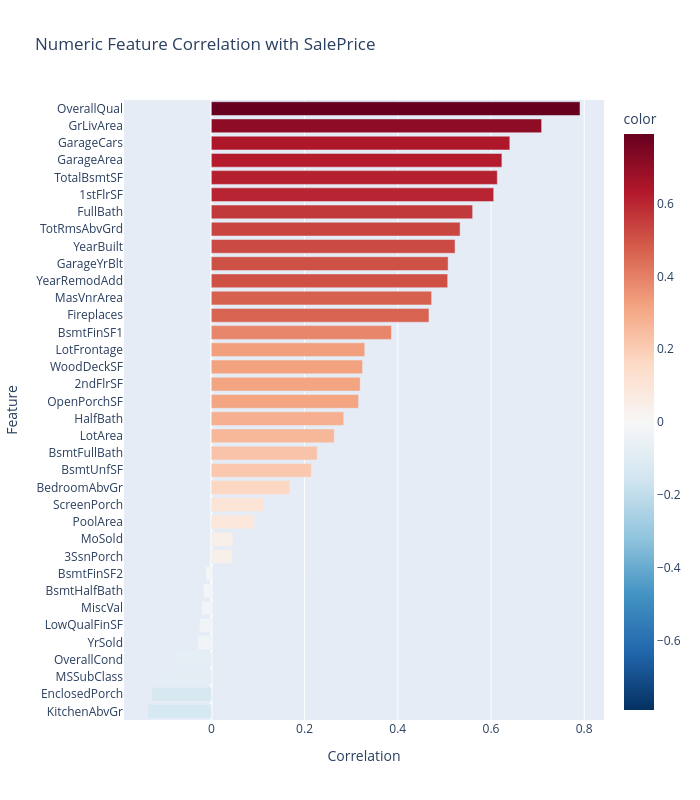

Notebook code cell kept with this figure:
### Markdown cell above
### Correlation matrix between columns with numerical values

Now, let's start building a correlation matrix to have a look at which data might have an impact on the sales price.

First, we will store the correlation data into a separate dataset and then we will filter to keep only potentially relevant correlations. Otherwise it would simply be unreadable due to the massive amount of data at our disposal.

### Code cell
# Numeric correlation with SalePrice (sorted)
numeric_cols = [c for c in houses.columns if houses[c].dtype in (pl.Float64, pl.Int64) and c != "Id"]
corr_sale = houses.select(numeric_cols).to_pandas().corr()["SalePrice"].drop("SalePrice").sort_values(ascending=False)

fig = px.bar(
    x=corr_sale.values, y=corr_sale.index,
    orientation="h", color=corr_sale.values,
    color_continuous_scale="RdBu_r", color_continuous_midpoint=0,
    title="Numeric Feature Correlation with SalePrice",
    labels={"x": "Correlation", "y": "Feature"},
)
fig.update_layout(height=800, width=700, yaxis=dict(autorange="reversed"))
fig.show()

### Figure 1 — Plotly figure (JSON) as saved in the notebook; plotly's stock layout.template omitted (floating-point values rounded to 4 significant figures)
{"data": [{"hovertemplate": "Correlation=%{x}<br>Feature=%{y}<br>color=%{marker.color}<extra></extra>", "legendgroup": "", "marker": {"color": [0.791, 0.7086, 0.6404, 0.6234, 0.6136, 0.6059, 0.5607, 0.5337, 0.5229, 0.508, 0.5071, 0.4726, 0.4669, 0.3864, 0.3292, 0.3244, 0.3193, 0.3159, 0.2841, 0.2638, 0.2271, 0.2145, 0.1682, 0.1114, 0.0924, 0.04643, 0.04458, -0.01138, -0.01684, -0.02119, -0.02561, -0.02892, -0.07786, -0.08428, -0.1286, -0.1359], "coloraxis": "coloraxis", "pattern": {"shape": ""}}, "name": "", "orientation": "h", "showlegend": false, "textposition": "auto", "type": "bar", "x": [0.791, 0.7086, 0.6404, 0.6234, 0.6136, 0.6059, 0.5607, 0.5337, 0.5229, 0.508, 0.5071, 0.4726, 0.4669, 0.3864, 0.3292, 0.3244, 0.3193, 0.3159, 0.2841, 0.2638, 0.2271, 0.2145, 0.1682, 0.1114, 0.0924, 0.04643, 0.04458, -0.01138, -0.01684, -0.02119, -0.02561, -0.02892, -0.07786, -0.08428, -0.1286, -0.1359], "xaxis": "x", "y": ["OverallQual", "GrLivArea", "GarageCars", "GarageArea", "TotalBsmtSF", "1stFlrSF", "FullBath", "TotRmsAbvGrd", "YearBuilt", "GarageYrBlt", "YearRemodAdd", "MasVnrArea", "Fireplaces", "BsmtFinSF1", "LotFrontage", "WoodDeckSF", "2ndFlrSF", "OpenPorchSF", "HalfBath", "LotArea", "BsmtFullBath", "BsmtUnfSF", "BedroomAbvGr", "ScreenPorch", "PoolArea", "MoSold", "3SsnPorch", "BsmtFinSF2", "BsmtHalfBath", "MiscVal", "LowQualFinSF", "YrSold", "OverallCond", "MSSubClass", "EnclosedPorch", "KitchenAbvGr"], "yaxis": "y"}], "layout": {"barmode": "relative", "coloraxis": {"cmid": 0, "colorbar": {"title": {"text": "color"}}, "colorscale": [[0, "rgb(5,48,97)"], [0.1, "rgb(33,102,172)"], [0.2, "rgb(67,147,195)"], [0.3, "rgb(146,197,222)"], [0.4, "rgb(209,229,240)"], [0.5, "rgb(247,247,247)"], [0.6, "rgb(253,219,199)"], [0.7, "rgb(244,165,130)"], [0.8, "rgb(214,96,77)"], [0.9, "rgb(178,24,43)"], [1, "rgb(103,0,31)"]]}, "height": 800, "legend": {"tracegroupgap": 0}, "title": {"text": "Numeric Feature Correlation with SalePrice"}, "width": 700, "xaxis": {"anchor": "y", "domain": [0, 1], "title": {"text": "Correlation"}}, "yaxis": {"anchor": "x", "autorange": "reversed", "domain": [0, 1], "title": {"text": "Feature"}}}}
